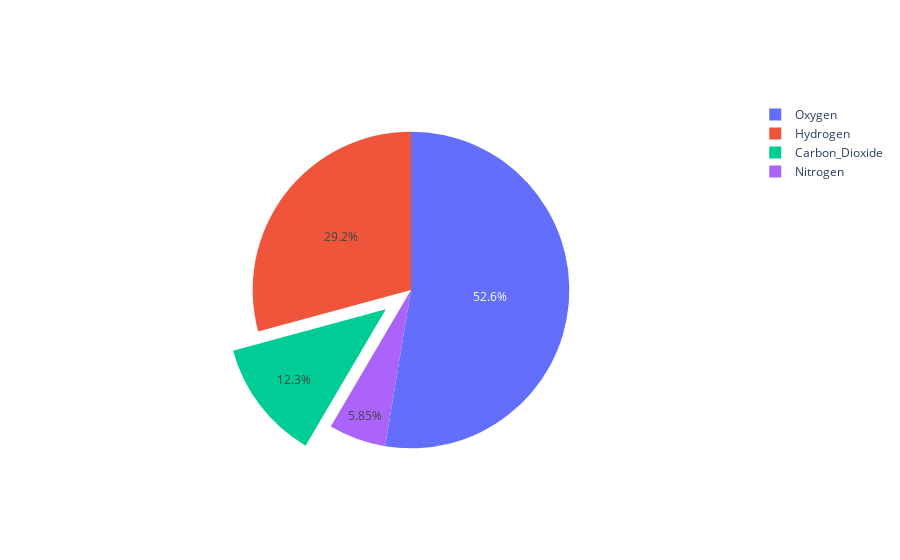

Notebook code for this chart:
### Markdown cell above
#### Sacando sectores del centro

### Code cell
labels = ['Oxygen','Hydrogen','Carbon_Dioxide','Nitrogen']
values = [4500, 2500, 1053, 500]

# pull is given as a fraction of the pie radius
fig = go.Figure(data=[go.Pie(labels=labels, values=values, pull=[0, 0, 0.2, 0])])
fig.show()

### Figure 1 — Plotly figure (JSON) as saved in the notebook; plotly's stock layout.template omitted (floating-point values rounded to 4 significant figures)
{"data": [{"labels": ["Oxygen", "Hydrogen", "Carbon_Dioxide", "Nitrogen"], "pull": [0, 0, 0.2, 0], "type": "pie", "values": [4500, 2500, 1053, 500]}], "layout": {}}
